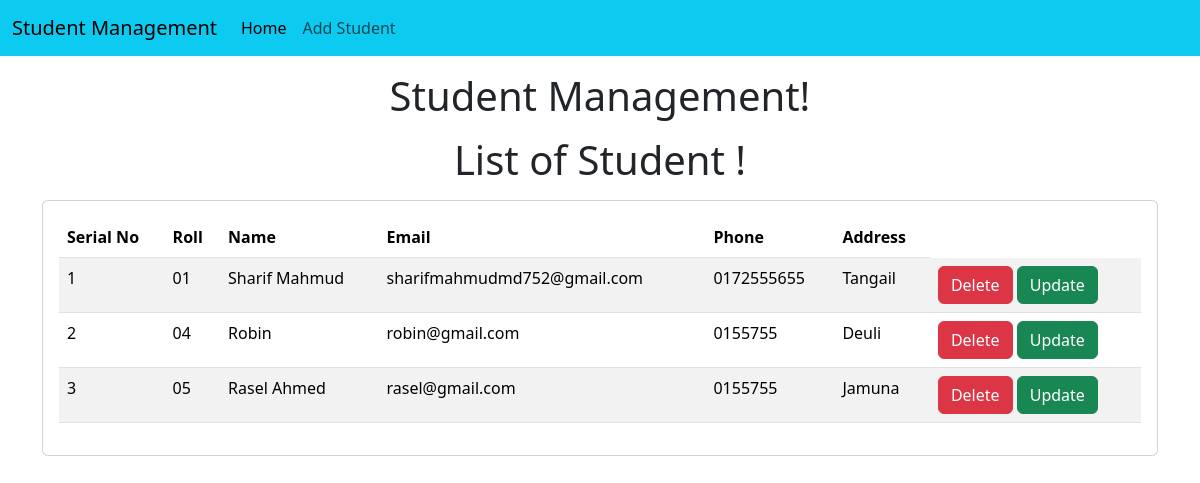
The page /std/ on the database as committed earlier.
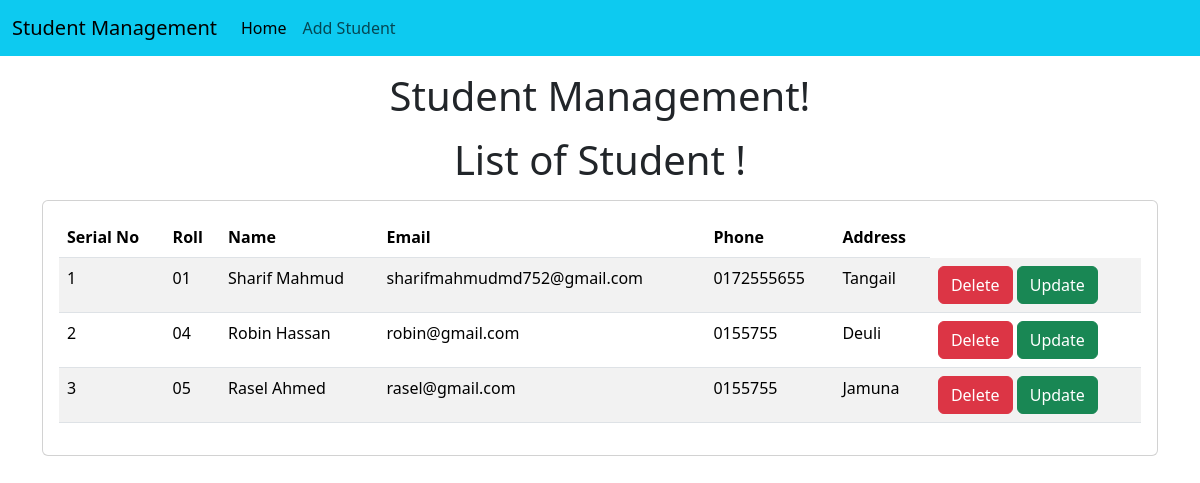
The same page on the database as committed later.
### std/models.py (models this page shows)
class Student(models.Model):
    roll = models.CharField(max_length=100)
    name = models.CharField(max_length=50)
    email = models.CharField(max_length=150)
    phone = models.CharField(max_length=11)
    address = models.CharField(max_length=200)

### std/views.py (the view)
# urls.py: path('', home),
def home(request):
    std = Student.objects.all()
    return render(request, 'std/home.html', {'std':std})

### templates/std/home.html (shortened to what this page needs)
<!doctype html>
<html lang="en">
  <head>
    <link href="https://cdn.jsdelivr.net/npm/bootstrap@5.3.8/dist/css/bootstrap.min.css" rel="stylesheet">
  </head>
  <body>
    {% include 'std/navbar.html'%}
    <h1 class="text-center my-3">Student Management!</h1>
    <h1 class="text-center my-3">List of Student !</h1>
    <div class="container">
        <div class="row">
            <div class="col-md-12">
                <div class="card">
                    <div class="card-body">
                        <table class="table table-striped">
                            <thead>
                            <tr>
                                <th>Serial No</th>
                                <th>Roll</th>
                                <th>Name</th>
                                <th>Email</th>
                                <th>Phone</th>
                                <th>Address</th>
                            </tr>
                            </thead>
                            <tbody>
                            {% for s in std %}
                            <tr>
                                <td>{{forloop.counter}}</td>
                                <td>{{s.roll}}</td>
                                <td>{{s.name}}</td>
                                <td>{{s.email}}</td>
                                <td>{{s.phone}}</td>
                                <td>{{s.address}}</td>
                                <td>
                                    <a href="/std/delete-std/{{s.id}}" class="btn btn-danger md-sm">Delete</a>
                                    <a href="/std/update-std/{{s.id}}" class="btn btn-success md-sm">Update</a>
                                </td>
                            </tr>
                            {% endfor %}
                            </tbody>
                        </table>
                    </div>
                </div>
            </div>
        </div>
    </div>
  </body>
</html>

Rows that differ between the two databases and show on the page:
changed Student "robin@gmail.com": name "Robin" → "Robin Hassan"
